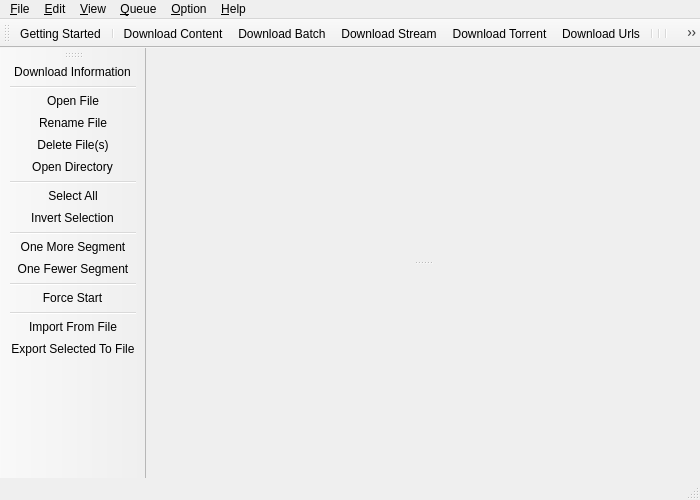
<?xml version="1.0" encoding="UTF-8"?>
<ui version="4.0">
 <class>MainWindow</class>
 <widget class="QMainWindow" name="MainWindow">
  <property name="geometry">
   <rect>
    <x>0</x>
    <y>0</y>
    <width>700</width>
    <height>500</height>
   </rect>
  </property>
  <widget class="QWidget" name="centralwidget">
   <layout class="QVBoxLayout" name="verticalLayout">
    <property name="leftMargin">
     <number>0</number>
    </property>
    <property name="topMargin">
     <number>0</number>
    </property>
    <property name="rightMargin">
     <number>0</number>
    </property>
    <property name="bottomMargin">
     <number>0</number>
    </property>
    <item>
     <widget class="QSplitter" name="splitter">
      <property name="orientation">
       <enum>Qt::Vertical</enum>
      </property>
      <property name="childrenCollapsible">
       <bool>false</bool>
      </property>
      <widget class="DownloadQueueView" name="downloadQueueView" native="true">
       <property name="whatsThis">
        <string>Queue</string>
       </property>
      </widget>
      <widget class="TorrentWidget" name="torrentWidget" native="true">
       <property name="whatsThis">
        <string>Torrent download details</string>
       </property>
      </widget>
     </widget>
    </item>
   </layout>
  </widget>
  <widget class="QMenuBar" name="menubar">
   <property name="geometry">
    <rect>
     <x>0</x>
     <y>0</y>
     <width>700</width>
     <height>21</height>
    </rect>
   </property>
   <widget class="QMenu" name="menuHelp">
    <property name="title">
     <string>&amp;Help</string>
    </property>
    <addaction name="actionAbout"/>
    <addaction name="separator"/>
    <addaction name="actionTutorial"/>
    <addaction name="actionCheckForUpdates"/>
    <addaction name="separator"/>
    <addaction name="actionAboutQt"/>
    <addaction name="actionAboutYTDLP"/>
    <addaction name="separator"/>
    <addaction name="actionAboutCompiler"/>
   </widget>
   <widget class="QMenu" name="menuFile">
    <property name="title">
     <string>&amp;File</string>
    </property>
    <addaction name="actionHome"/>
    <addaction name="separator"/>
    <addaction name="actionAddContent"/>
    <addaction name="actionAddBatch"/>
    <addaction name="actionAddStream"/>
    <addaction name="actionAddTorrent"/>
    <addaction name="actionAddUrls"/>
    <addaction name="separator"/>
    <addaction name="actionImportFromFile"/>
    <addaction name="actionExportSelectedToFile"/>
    <addaction name="separator"/>
    <addaction name="actionQuit"/>
   </widget>
   <widget class="QMenu" name="menuOption">
    <property name="title">
     <string>&amp;Option</string>
    </property>
    <addaction name="actionSpeedLimit"/>
    <addaction name="separator"/>
    <addaction name="actionForceStart"/>
    <addaction name="separator"/>
    <addaction name="actionPreferences"/>
   </widget>
   <widget class="QMenu" name="menuView">
    <property name="title">
     <string>&amp;View</string>
    </property>
    <addaction name="actionInformation"/>
    <addaction name="separator"/>
    <addaction name="actionOpenFile"/>
    <addaction name="actionRenameFile"/>
    <addaction name="actionDeleteFile"/>
    <addaction name="actionOpenDirectory"/>
    <addaction name="separator"/>
    <addaction name="actionRemoveCompleted"/>
    <addaction name="actionRemoveSelected"/>
    <addaction name="actionRemoveAll"/>
    <addaction name="separator"/>
    <addaction name="actionRemoveFailed"/>
    <addaction name="separator"/>
    <addaction name="actionRemoveRunning"/>
    <addaction name="actionRemovePaused"/>
    <addaction name="actionRemoveWaiting"/>
   </widget>
   <widget class="QMenu" name="menuDownload">
    <property name="title">
     <string>&amp;Queue</string>
    </property>
    <addaction name="actionResume"/>
    <addaction name="actionPause"/>
    <addaction name="actionCancel"/>
    <addaction name="separator"/>
    <addaction name="actionTop"/>
    <addaction name="actionUp"/>
    <addaction name="actionDown"/>
    <addaction name="actionBottom"/>
   </widget>
   <widget class="QMenu" name="menuEdit">
    <property name="title">
     <string>&amp;Edit</string>
    </property>
    <addaction name="actionSelectAll"/>
    <addaction name="actionSelectNone"/>
    <addaction name="actionInvertSelection"/>
    <addaction name="actionSelectCompleted"/>
    <addaction name="separator"/>
    <addaction name="actionCopy"/>
    <addaction name="separator"/>
    <addaction name="actionOneMoreSegment"/>
    <addaction name="actionOneFewerSegment"/>
   </widget>
   <addaction name="menuFile"/>
   <addaction name="menuEdit"/>
   <addaction name="menuView"/>
   <addaction name="menuDownload"/>
   <addaction name="menuOption"/>
   <addaction name="menuHelp"/>
  </widget>
  <widget class="QStatusBar" name="statusbar"/>
  <widget class="QToolBar" name="lateralBar">
   <property name="windowTitle">
    <string>File toolbar</string>
   </property>
   <attribute name="toolBarArea">
    <enum>LeftToolBarArea</enum>
   </attribute>
   <attribute name="toolBarBreak">
    <bool>false</bool>
   </attribute>
   <addaction name="actionInformation"/>
   <addaction name="separator"/>
   <addaction name="actionOpenFile"/>
   <addaction name="actionRenameFile"/>
   <addaction name="actionDeleteFile"/>
   <addaction name="actionOpenDirectory"/>
   <addaction name="separator"/>
   <addaction name="actionSelectAll"/>
   <addaction name="actionInvertSelection"/>
   <addaction name="separator"/>
   <addaction name="actionOneMoreSegment"/>
   <addaction name="actionOneFewerSegment"/>
   <addaction name="separator"/>
   <addaction name="actionForceStart"/>
   <addaction name="separator"/>
   <addaction name="actionImportFromFile"/>
   <addaction name="actionExportSelectedToFile"/>
  </widget>
  <widget class="QToolBar" name="downloadBar">
   <property name="windowTitle">
    <string>View toolbar</string>
   </property>
   <attribute name="toolBarArea">
    <enum>TopToolBarArea</enum>
   </attribute>
   <attribute name="toolBarBreak">
    <bool>false</bool>
   </attribute>
   <addaction name="actionHome"/>
   <addaction name="separator"/>
   <addaction name="actionAddContent"/>
   <addaction name="actionAddBatch"/>
   <addaction name="actionAddStream"/>
   <addaction name="actionAddTorrent"/>
   <addaction name="actionAddUrls"/>
   <addaction name="separator"/>
   <addaction name="separator"/>
   <addaction name="separator"/>
   <addaction name="actionResume"/>
   <addaction name="actionPause"/>
   <addaction name="actionCancel"/>
   <addaction name="separator"/>
   <addaction name="actionTop"/>
   <addaction name="actionUp"/>
   <addaction name="actionDown"/>
   <addaction name="actionBottom"/>
   <addaction name="separator"/>
   <addaction name="separator"/>
   <addaction name="separator"/>
   <addaction name="actionPreferences"/>
  </widget>
  <action name="actionQuit">
   <property name="text">
    <string>&amp;Quit</string>
   </property>
  </action>
  <action name="actionAboutQt">
   <property name="text">
    <string>About Qt...</string>
   </property>
  </action>
  <action name="actionAbout">
   <property name="icon">
    <iconset resource="resources.qrc">
     <normaloff>:/resources/icons/default/16x16/actions/about.png</normaloff>:/resources/icons/default/16x16/actions/about.png</iconset>
   </property>
   <property name="text">
    <string>About ArrowDL...</string>
   </property>
  </action>
  <action name="actionPreferences">
   <property name="icon">
    <iconset resource="resources.qrc">
     <normaloff>:/resources/icons/default/16x16/actions/preference.png</normaloff>:/resources/icons/default/16x16/actions/preference.png</iconset>
   </property>
   <property name="text">
    <string>Preferences...</string>
   </property>
   <property name="shortcut">
    <string>Ctrl+P</string>
   </property>
  </action>
  <action name="actionHome">
   <property name="icon">
    <iconset resource="resources.qrc">
     <normaloff>:/resources/icons/default/26x26/actions/home.png</normaloff>:/resources/icons/default/26x26/actions/home.png</iconset>
   </property>
   <property name="text">
    <string>Getting Started...</string>
   </property>
  </action>
  <action name="actionAddContent">
   <property name="icon">
    <iconset resource="resources.qrc">
     <normaloff>:/resources/icons/default/48x48/actions/add-content.png</normaloff>:/resources/icons/default/48x48/actions/add-content.png</iconset>
   </property>
   <property name="text">
    <string>Download Content...</string>
   </property>
   <property name="toolTip">
    <string>Download Web Page Content</string>
   </property>
   <property name="shortcut">
    <string>Ctrl+X</string>
   </property>
  </action>
  <action name="actionAddBatch">
   <property name="icon">
    <iconset resource="resources.qrc">
     <normaloff>:/resources/icons/default/48x48/actions/add-batch.png</normaloff>:/resources/icons/default/48x48/actions/add-batch.png</iconset>
   </property>
   <property name="text">
    <string>Download Batch...</string>
   </property>
   <property name="toolTip">
    <string>Download Single File, Batch of Files with Regular Expression</string>
   </property>
   <property name="shortcut">
    <string>Ctrl+N</string>
   </property>
  </action>
  <action name="actionAddStream">
   <property name="icon">
    <iconset resource="resources.qrc">
     <normaloff>:/resources/icons/default/48x48/actions/add-stream.png</normaloff>:/resources/icons/default/48x48/actions/add-stream.png</iconset>
   </property>
   <property name="text">
    <string>Download Stream...</string>
   </property>
   <property name="toolTip">
    <string>Download Video/Audio Stream</string>
   </property>
  </action>
  <action name="actionAddTorrent">
   <property name="icon">
    <iconset resource="resources.qrc">
     <normaloff>:/resources/icons/default/48x48/actions/add-torrent.png</normaloff>:/resources/icons/default/48x48/actions/add-torrent.png</iconset>
   </property>
   <property name="text">
    <string>Download Torrent...</string>
   </property>
   <property name="toolTip">
    <string>Download Magnet Links and Torrent</string>
   </property>
  </action>
  <action name="actionAddUrls">
   <property name="icon">
    <iconset resource="resources.qrc">
     <normaloff>:/resources/icons/default/48x48/actions/add-urls.png</normaloff>:/resources/icons/default/48x48/actions/add-urls.png</iconset>
   </property>
   <property name="text">
    <string>Download Urls...</string>
   </property>
   <property name="toolTip">
    <string>Download a copy-pasted list of Urls</string>
   </property>
  </action>
  <action name="actionCancel">
   <property name="icon">
    <iconset resource="resources.qrc">
     <normaloff>:/resources/icons/default/16x16/actions/play-stop.png</normaloff>:/resources/icons/default/16x16/actions/play-stop.png</iconset>
   </property>
   <property name="text">
    <string>Cancel</string>
   </property>
  </action>
  <action name="actionPause">
   <property name="icon">
    <iconset resource="resources.qrc">
     <normaloff>:/resources/icons/default/16x16/actions/play-pause.png</normaloff>:/resources/icons/default/16x16/actions/play-pause.png</iconset>
   </property>
   <property name="text">
    <string>Pause</string>
   </property>
   <property name="toolTip">
    <string>Pause (completed torrent: stop seeding)</string>
   </property>
  </action>
  <action name="actionUp">
   <property name="icon">
    <iconset resource="resources.qrc">
     <normaloff>:/resources/icons/default/16x16/actions/move-up.png</normaloff>:/resources/icons/default/16x16/actions/move-up.png</iconset>
   </property>
   <property name="text">
    <string>Up</string>
   </property>
   <property name="shortcut">
    <string>Alt+PgUp</string>
   </property>
  </action>
  <action name="actionTop">
   <property name="icon">
    <iconset resource="resources.qrc">
     <normaloff>:/resources/icons/default/16x16/actions/move-top.png</normaloff>:/resources/icons/default/16x16/actions/move-top.png</iconset>
   </property>
   <property name="text">
    <string>Top</string>
   </property>
   <property name="shortcut">
    <string>Alt+Home</string>
   </property>
  </action>
  <action name="actionDown">
   <property name="icon">
    <iconset resource="resources.qrc">
     <normaloff>:/resources/icons/default/16x16/actions/move-down.png</normaloff>:/resources/icons/default/16x16/actions/move-down.png</iconset>
   </property>
   <property name="text">
    <string>Down</string>
   </property>
   <property name="shortcut">
    <string>Alt+PgDown</string>
   </property>
  </action>
  <action name="actionBottom">
   <property name="icon">
    <iconset resource="resources.qrc">
     <normaloff>:/resources/icons/default/16x16/actions/move-bottom.png</normaloff>:/resources/icons/default/16x16/actions/move-bottom.png</iconset>
   </property>
   <property name="text">
    <string>Bottom</string>
   </property>
   <property name="shortcut">
    <string>Alt+End</string>
   </property>
  </action>
  <action name="actionResume">
   <property name="icon">
    <iconset resource="resources.qrc">
     <normaloff>:/resources/icons/default/16x16/actions/play-resume.png</normaloff>:/resources/icons/default/16x16/actions/play-resume.png</iconset>
   </property>
   <property name="text">
    <string>Resume</string>
   </property>
  </action>
  <action name="actionInformation">
   <property name="icon">
    <iconset resource="resources.qrc">
     <normaloff>:/resources/icons/default/16x16/actions/info.png</normaloff>:/resources/icons/default/16x16/actions/info.png</iconset>
   </property>
   <property name="text">
    <string>Download Information</string>
   </property>
   <property name="shortcut">
    <string>Alt+I</string>
   </property>
  </action>
  <action name="actionOpenFile">
   <property name="icon">
    <iconset resource="resources.qrc">
     <normaloff>:/resources/icons/default/16x16/actions/file-open.png</normaloff>:/resources/icons/default/16x16/actions/file-open.png</iconset>
   </property>
   <property name="text">
    <string>Open File</string>
   </property>
  </action>
  <action name="actionRenameFile">
   <property name="icon">
    <iconset resource="resources.qrc">
     <normaloff>:/resources/icons/default/16x16/actions/rename.png</normaloff>:/resources/icons/default/16x16/actions/rename.png</iconset>
   </property>
   <property name="text">
    <string>Rename File</string>
   </property>
   <property name="shortcut">
    <string>F2</string>
   </property>
  </action>
  <action name="actionDeleteFile">
   <property name="icon">
    <iconset resource="resources.qrc">
     <normaloff>:/resources/icons/default/16x16/actions/file-delete.png</normaloff>:/resources/icons/default/16x16/actions/file-delete.png</iconset>
   </property>
   <property name="text">
    <string>Delete File(s)</string>
   </property>
   <property name="shortcut">
    <string>Ctrl+Del</string>
   </property>
  </action>
  <action name="actionOpenDirectory">
   <property name="icon">
    <iconset resource="resources.qrc">
     <normaloff>:/resources/icons/default/16x16/actions/directory-open.png</normaloff>:/resources/icons/default/16x16/actions/directory-open.png</iconset>
   </property>
   <property name="text">
    <string>Open Directory</string>
   </property>
  </action>
  <action name="actionSelectAll">
   <property name="icon">
    <iconset resource="resources.qrc">
     <normaloff>:/resources/icons/default/32x32/actions/select-all.png</normaloff>:/resources/icons/default/32x32/actions/select-all.png</iconset>
   </property>
   <property name="text">
    <string>Select All</string>
   </property>
   <property name="shortcut">
    <string>Ctrl+A</string>
   </property>
  </action>
  <action name="actionInvertSelection">
   <property name="icon">
    <iconset resource="resources.qrc">
     <normaloff>:/resources/icons/default/32x32/actions/select-invert.png</normaloff>:/resources/icons/default/32x32/actions/select-invert.png</iconset>
   </property>
   <property name="text">
    <string>Invert Selection</string>
   </property>
   <property name="shortcut">
    <string>Ctrl+I</string>
   </property>
  </action>
  <action name="actionOneMoreSegment">
   <property name="icon">
    <iconset resource="resources.qrc">
     <normaloff>:/resources/icons/default/16x16/actions/segment-add.png</normaloff>:/resources/icons/default/16x16/actions/segment-add.png</iconset>
   </property>
   <property name="text">
    <string>One More Segment</string>
   </property>
  </action>
  <action name="actionOneFewerSegment">
   <property name="icon">
    <iconset resource="resources.qrc">
     <normaloff>:/resources/icons/default/16x16/actions/segment-remove.png</normaloff>:/resources/icons/default/16x16/actions/segment-remove.png</iconset>
   </property>
   <property name="text">
    <string>One Fewer Segment</string>
   </property>
  </action>
  <action name="actionForceStart">
   <property name="icon">
    <iconset resource="resources.qrc">
     <normaloff>:/resources/icons/default/16x16/actions/play-resume-force.png</normaloff>:/resources/icons/default/16x16/actions/play-resume-force.png</iconset>
   </property>
   <property name="text">
    <string>Force Start</string>
   </property>
   <property name="shortcut">
    <string>Ctrl+Shift+R</string>
   </property>
  </action>
  <action name="actionImportFromFile">
   <property name="icon">
    <iconset resource="resources.qrc">
     <normaloff>:/resources/icons/default/16x16/actions/file-import.png</normaloff>:/resources/icons/default/16x16/actions/file-import.png</iconset>
   </property>
   <property name="text">
    <string>Import From File...</string>
   </property>
   <property name="shortcut">
    <string>Ctrl+Shift+O</string>
   </property>
  </action>
  <action name="actionExportSelectedToFile">
   <property name="icon">
    <iconset resource="resources.qrc">
     <normaloff>:/resources/icons/default/16x16/actions/file-export.png</normaloff>:/resources/icons/default/16x16/actions/file-export.png</iconset>
   </property>
   <property name="text">
    <string>Export &amp;Selected To File...</string>
   </property>
   <property name="shortcut">
    <string>Ctrl+Shift+S, Ctrl+S</string>
   </property>
  </action>
  <action name="actionRemoveCompleted">
   <property name="icon">
    <iconset resource="resources.qrc">
     <normaloff>:/resources/icons/default/16x16/actions/remove-completed.png</normaloff>:/resources/icons/default/16x16/actions/remove-completed.png</iconset>
   </property>
   <property name="text">
    <string>Remove Completed</string>
   </property>
   <property name="shortcut">
    <string>Ctrl+Del</string>
   </property>
  </action>
  <action name="actionRemoveSelected">
   <property name="icon">
    <iconset resource="resources.qrc">
     <normaloff>:/resources/icons/default/16x16/actions/remove-downloaded.png</normaloff>:/resources/icons/default/16x16/actions/remove-downloaded.png</iconset>
   </property>
   <property name="text">
    <string>Remove Selected</string>
   </property>
   <property name="shortcut">
    <string>Del</string>
   </property>
  </action>
  <action name="actionRemoveAll">
   <property name="icon">
    <iconset resource="resources.qrc">
     <normaloff>:/resources/icons/default/16x16/actions/remove-all.png</normaloff>:/resources/icons/default/16x16/actions/remove-all.png</iconset>
   </property>
   <property name="text">
    <string>Remove All</string>
   </property>
   <property name="shortcut">
    <string>Ctrl+Shift+Del</string>
   </property>
  </action>
  <action name="actionRemoveWaiting">
   <property name="icon">
    <iconset resource="resources.qrc">
     <normaloff>:/resources/icons/default/16x16/actions/remove-waiting.png</normaloff>:/resources/icons/default/16x16/actions/remove-waiting.png</iconset>
   </property>
   <property name="text">
    <string>Remove Waiting</string>
   </property>
  </action>
  <action name="actionRemoveRunning">
   <property name="icon">
    <iconset resource="resources.qrc">
     <normaloff>:/resources/icons/default/16x16/actions/play-resume.png</normaloff>:/resources/icons/default/16x16/actions/play-resume.png</iconset>
   </property>
   <property name="text">
    <string>Remove Running</string>
   </property>
  </action>
  <action name="actionRemovePaused">
   <property name="icon">
    <iconset resource="resources.qrc">
     <normaloff>:/resources/icons/default/16x16/actions/play-pause.png</normaloff>:/resources/icons/default/16x16/actions/play-pause.png</iconset>
   </property>
   <property name="text">
    <string>Remove Paused</string>
   </property>
  </action>
  <action name="actionRemoveFailed">
   <property name="icon">
    <iconset resource="resources.qrc">
     <normaloff>:/resources/icons/default/16x16/actions/remove-stopped.png</normaloff>:/resources/icons/default/16x16/actions/remove-stopped.png</iconset>
   </property>
   <property name="text">
    <string>Remove Failed</string>
   </property>
  </action>
  <action name="actionSpeedLimit">
   <property name="icon">
    <iconset resource="resources.qrc">
     <normaloff>:/resources/icons/default/16x16/actions/limit-speed.png</normaloff>:/resources/icons/default/16x16/actions/limit-speed.png</iconset>
   </property>
   <property name="text">
    <string>Speed Limit...</string>
   </property>
  </action>
  <action name="actionSelectNone">
   <property name="icon">
    <iconset resource="resources.qrc">
     <normaloff>:/resources/icons/default/32x32/actions/select-none.png</normaloff>:/resources/icons/default/32x32/actions/select-none.png</iconset>
   </property>
   <property name="text">
    <string>Select None</string>
   </property>
  </action>
  <action name="actionSelectCompleted">
   <property name="icon">
    <iconset resource="resources.qrc">
     <normaloff>:/resources/icons/default/32x32/actions/select-completed.png</normaloff>:/resources/icons/default/32x32/actions/select-completed.png</iconset>
   </property>
   <property name="text">
    <string>Select Completed</string>
   </property>
  </action>
  <action name="actionCopy">
   <property name="text">
    <string>Copy</string>
   </property>
   <property name="toolTip">
    <string>Copy Selection to Clipboard</string>
   </property>
   <property name="shortcut">
    <string>Ctrl+C</string>
   </property>
  </action>
  <action name="actionAboutCompiler">
   <property name="text">
    <string>Compiler Info...</string>
   </property>
  </action>
  <action name="actionCheckForUpdates">
   <property name="text">
    <string>Check for updates...</string>
   </property>
  </action>
  <action name="actionTutorial">
   <property name="text">
    <string>Tutorial</string>
   </property>
  </action>
  <action name="actionAboutYTDLP">
   <property name="text">
    <string>About YT-DLP...</string>
   </property>
  </action>
 </widget>
 <customwidgets>
  <customwidget>
   <class>DownloadQueueView</class>
   <extends>QWidget</extends>
   <header>Widgets/DownloadQueueView</header>
   <container>1</container>
  </customwidget>
  <customwidget>
   <class>TorrentWidget</class>
   <extends>QWidget</extends>
   <header>Widgets/TorrentWidget</header>
   <container>1</container>
  </customwidget>
 </customwidgets>
 <resources>
  <include location="resources.qrc"/>
 </resources>
 <connections/>
</ui>
